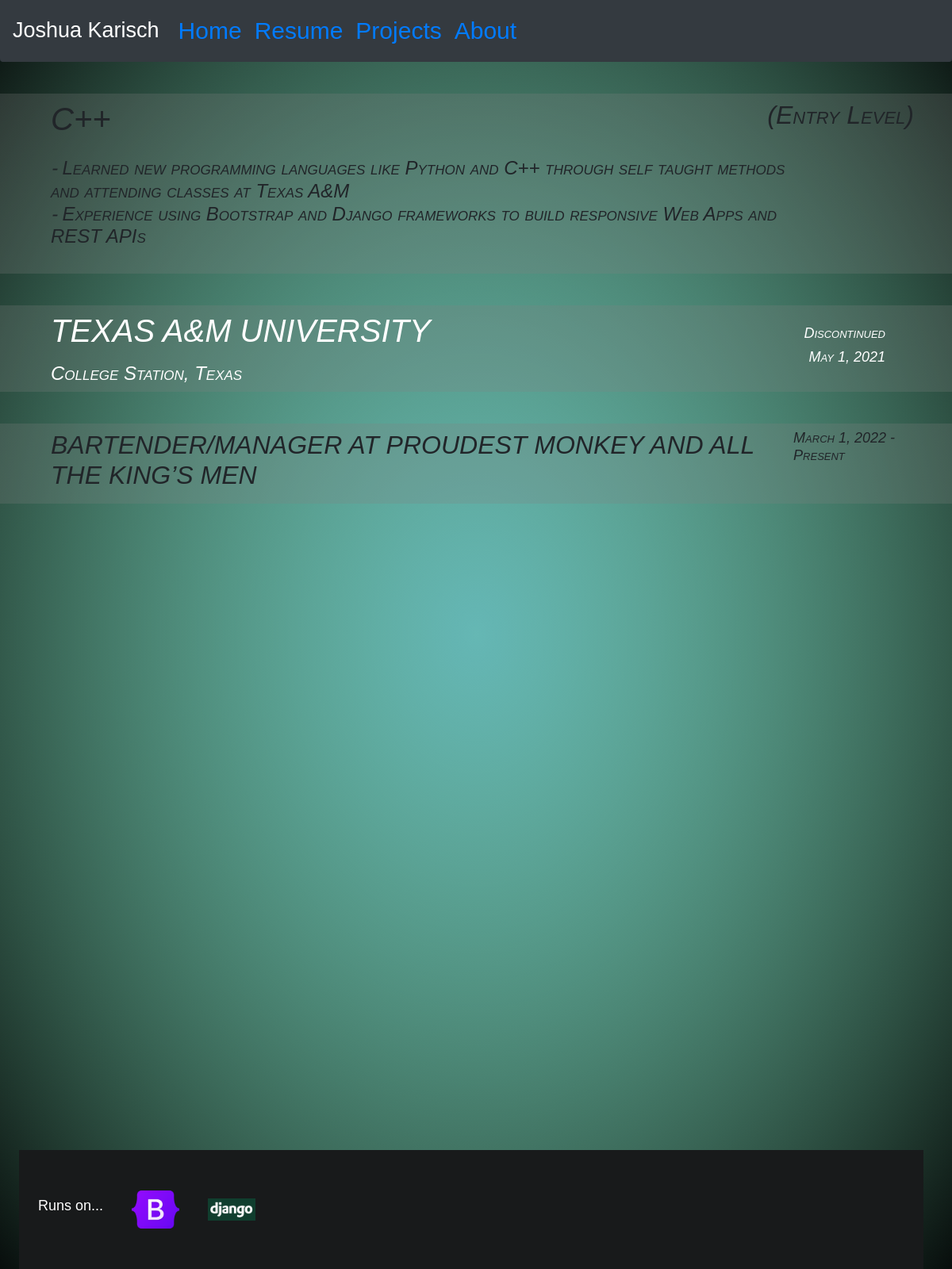
The page /portfolio/ on the database its author committed.
### resumeapp/models.py (models this page shows, shortened)
class Skills(models.Model):
    title = models.CharField(max_length=200)
    level = models.CharField(max_length=200)
    description = models.TextField()

class Education(models.Model):
    title = models.CharField(max_length=200)
    location = models.CharField(max_length=200, blank=True, null=True)
    date = models.DateField()
    status = models.CharField(max_length=20)

class Work(models.Model):
    title = models.CharField(max_length=200)
    start_date = models.DateField()
    end_date = models.DateField(default=datetime.date.today)

### resumeapp/views.py (the view)
# urls.py: path('portfolio/', views.portfolio, name="portfolio"),
def portfolio(request):
    education = Education.objects.all()
    skill = Skills.objects.all()
    work = Work.objects.all()
    context = {
        'education': education,
        'skills': skill,
        'work': work,
    }
    return render(request, 'portfolio.html', context)

### resumeapp/templates/portfolio.html
{% extends 'base.html'%}
{% block content %}
<ul id="skills-wrapper" class="container-flex" style="display:flex">
    {% for item in skills %}
    <div id="skills" style="flex: 1; display: flex; flex-direction: column; justify-content: center;">
        <div style="display:flex; flex-direction: row; justify-content: space-between">
            <h1 id="title">{{ item.title }}</h1>
            <h2 id="level">{{ item.level }}</h2>
        </div>
        <h2 id="description" style="font-size:x-large;">{{ item.description|linebreaks }}</h2>
    </div>
    {% endfor %}
</ul>
<ul id="education-wrapper" class="container-flex" style="display:flex">
    {% for item in education %}
    <div id="education" style="flex: 1; display: flex; flex-direction: column; justify-content: center;">
        <h1 id="title">{{ item.title }}</h1>
        <h2 id="location" style="font-size:x-large;">{{ item.location }}</h2>
    </div>
    <div id="education" style="flex: 1; display: flex; flex-direction: column; justify-content: center; align-items: flex-end;">
        <h1 id="status">{{ item.status }}</h1>
        <h1 id="date">{{ item.date }}</h1>
    </div>
    {% endfor %}
</ul>
<ul id="work-wrapper" class="container-flex" style="display:flex">
    {% for item in work %}
    <div id="skills" style="flex: 1; display: flex; flex-direction: column; justify-content: center;">
        <div style="display:flex; flex-direction: row; justify-content: space-between">
            <h2 id="title">{{ item.title }}</h2>
            <h1 id="start-date" style="font-size:large; justify-content: flex-end">{{ item.start_date }}  -  Present</h1>
        </div>
    </div>
    {% endfor %}
</ul>
{% endblock %}

### resumeapp/static/style.css (style rules this page uses)
h2, h1 { padding-top: 1vh; padding-left: 2vw; padding-right: 2vw; padding-bottom: 1vh; font-style: oblique; font-variant: small-caps; }
#education { color: white; }
#education-wrapper, #skills-wrapper, #work-wrapper { margin-top: 5vh; background-color: rgba(128, 128, 128, 0.25); }
#name, #location, #status, #date { margin-right:5vw; margin-bottom: 0px; padding-top: 0px; }
#status, #date { font-size: large; }
#level, #start-date { margin-right: 2vw; }
body { background-size: 100% 100%; background-position: 0px 0px,0px 0px; background-image: radial-gradient(75% 75% at 50% 50%, #3C7DDB8C 2%, #073AFF00 100%),radial-gradient(75% 75% at 50% 50%, #98FF84FF 0%, #000000FF 98%, #00000000 100%); position: relative; width: 100vw; height: 200vh; background-size: contain; font-family:'Gill Sans', 'Gill Sans MT', Calibri, 'Trebuchet MS', sans-serif; font-size: large; display: content; }

### rows shown on the page
Skills: title "C++", level "(Entry Level)", description "⁃ Learned new programming languages like Python and C++ through self taught methods and attending classes at Texas A&M ⁃ Experience using Bootstrap and Django frameworks to build responsive Web Apps and REST APIs"
Education: title "TEXAS A&M UNIVERSITY", location "College Station, Texas", status "Discontinued", date "May 1, 2021"
Work: title "BARTENDER/MANAGER AT PROUDEST MONKEY AND ALL THE KING’S MEN", start_date "March 1, 2022"
